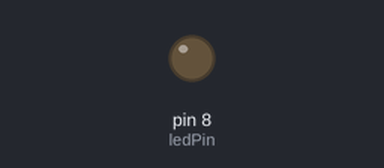
Recording of a sketch running on a simulated Arduino Uno, built with avr-gcc and run on an emulated ATmega328P. Shown: output pins drawn as LEDs (lit = HIGH).

Above: at 1.9 s.
At 7.6 s:
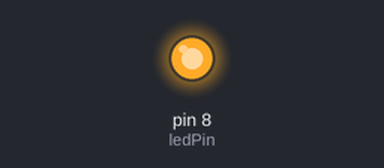
Timing chart, 0 to 19.9 s (numbered marks = the images above):
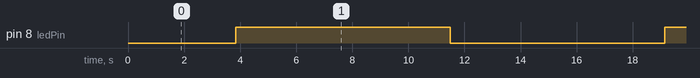

The sketch:

gradualChangeInLed.ino
```cpp
int ledPin = 8; // Define the LED pin at D8
int value;
void setup ()
{
pinMode (ledPin, OUTPUT); // initialize ledpin as an output.
}
void loop ()
{
for (value = 0; value <255; value = value + 1)
{
analogWrite (ledPin, value); // LED lights gradually light up
delay (30); // delay 5MS
}
for (value = 255; value> 0; value = value-1)
{
analogWrite (ledPin, value); // LED gradually goes out
delay (30); // delay 5MS
}}
```

Measured:
- by itself, pin 8 (ledPin): alternates HIGH for 7.7 s and LOW for 7.7 s
